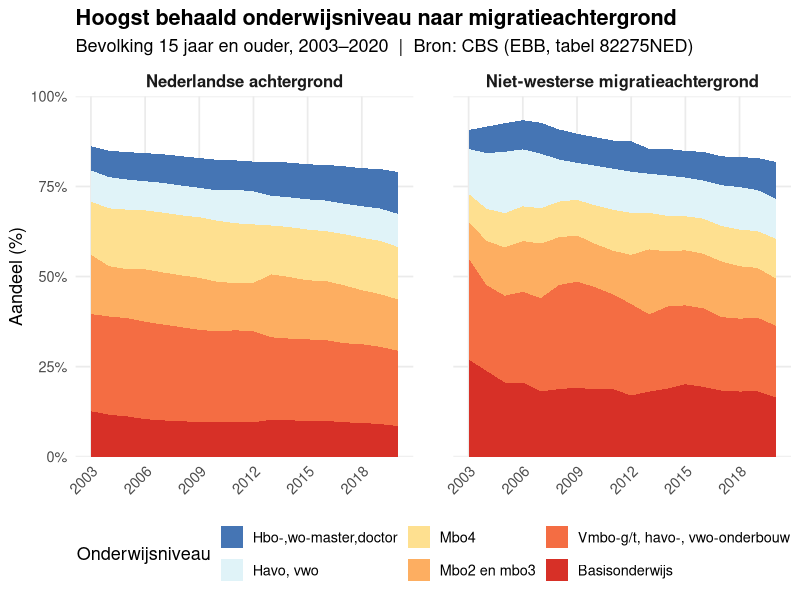

Write R code to recreate this figure. (Note: this script raises an error after producing the figure.)
## ---- chunk 1
#install.packages("tidyverse")
#install.packages("yaml")
#install.packages("rmarkdown")
#install.packages("readxl")

## ---- chunk 2
require(tidyverse)
require(rmarkdown)
require(yaml)
library(readxl)
## ---- chunk 3
edu_mig_dataset <-read.csv("data/Jaar_bevolking_migratie_achtergrond.csv", sep=";")
reg_mig_dataset <- read_xlsx("data/Ranglijst van de migratieachtergrond van inwoners per provincie in Nederland.xlsx")
reg_edu_dataset <- read_xlsx("data/Regionale_kerncijfers_Nederland_04062026_120418.xlsx")
## ---- chunk 4
summary(edu_mig_dataset)
## ---- chunk 5
summary(reg_mig_dataset)
## ---- chunk 6
summary(reg_edu_dataset)
## ---- chunk 7
edu_mig_dataset <-read.csv("data/Jaar_bevolking_migratie_achtergrond.csv", sep=";")
edu_mig_dataset$Geslacht <-replace(edu_mig_dataset$Geslacht,edu_mig_dataset$Geslacht == "T001038", "totaal mannen en vrouwen")


edu_mig_dataset$Leeftijd <- replace(edu_mig_dataset$Leeftijd, str_detect(edu_mig_dataset$Leeftijd, "20150",), "15 jaar of ouder")
edu_mig_dataset$Leeftijd <- replace(edu_mig_dataset$Leeftijd,edu_mig_dataset$Leeftijd=="21600", "75 jaar of ouder")
edu_mig_dataset$Leeftijd <- replace(edu_mig_dataset$Leeftijd,edu_mig_dataset$Leeftijd=="52052","15 tot 75 jaar")
edu_mig_dataset$Leeftijd <- replace(edu_mig_dataset$Leeftijd,edu_mig_dataset$Leeftijd=="53050","15 tot 25 jaar")
edu_mig_dataset$Leeftijd <- replace(edu_mig_dataset$Leeftijd,edu_mig_dataset$Leeftijd== "53500","25 tot 35 jaar")
edu_mig_dataset$Leeftijd <- replace(edu_mig_dataset$Leeftijd,edu_mig_dataset$Leeftijd== "53700", "35 tot 45 jaar")
edu_mig_dataset$Leeftijd <- replace(edu_mig_dataset$Leeftijd,edu_mig_dataset$Leeftijd== "53800", "45 tot 55 jaar")
edu_mig_dataset$Leeftijd <- replace(edu_mig_dataset$Leeftijd,edu_mig_dataset$Leeftijd=="53900","55 tot 65 jaar")
edu_mig_dataset$Leeftijd <- replace(edu_mig_dataset$Leeftijd,edu_mig_dataset$Leeftijd=="53925","65 to 75 jaar")

edu_mig_dataset$Migratieachtergrond <- replace(edu_mig_dataset$Migratieachtergrond,edu_mig_dataset$Migratieachtergrond== "1012600", "Nederlandse achtergrond")
edu_mig_dataset$Migratieachtergrond <- replace(edu_mig_dataset$Migratieachtergrond,edu_mig_dataset$Migratieachtergrond== "2012605","Met migratieachtergrond")
edu_mig_dataset$Migratieachtergrond <- replace(edu_mig_dataset$Migratieachtergrond,edu_mig_dataset$Migratieachtergrond=="2012655","Westerse migratieachtergrond")
edu_mig_dataset$Migratieachtergrond<- replace(edu_mig_dataset$Migratieachtergrond, edu_mig_dataset$Migratieachtergrond== "2012657","Niet-westerse migratieachtergrond")
edu_mig_dataset$Migratieachtergrond<- replace(edu_mig_dataset$Migratieachtergrond,edu_mig_dataset$Migratieachtergrond=="2012659","onbekende migratieachtergrond")
edu_mig_dataset$Migratieachtergrond<- replace(edu_mig_dataset$Migratieachtergrond,edu_mig_dataset$Migratieachtergrond=="T001040","Totaal")
edu_mig_dataset$Migratieachtergrond<- replace(edu_mig_dataset$Migratieachtergrond,edu_mig_dataset$Migratieachtergrond=="H008673","Marokko")
edu_mig_dataset$Migratieachtergrond<- replace(edu_mig_dataset$Migratieachtergrond,edu_mig_dataset$Migratieachtergrond=="H008766","Turkije")
edu_mig_dataset$Migratieachtergrond<- replace(edu_mig_dataset$Migratieachtergrond,edu_mig_dataset$Migratieachtergrond=="H008751", "Suriname")
edu_mig_dataset$Migratieachtergrond<- replace(edu_mig_dataset$Migratieachtergrond,edu_mig_dataset$Migratieachtergrond=="H007119","(voormalige) Nederlandse Antillen, Aruba")
edu_mig_dataset$Migratieachtergrond<- replace(edu_mig_dataset$Migratieachtergrond,edu_mig_dataset$Migratieachtergrond== "A008187","Overige niet-westerse migratieachgergrond ")

edu_mig_dataset$Perioden<- replace(edu_mig_dataset$Perioden,edu_mig_dataset$Perioden=="2003JJ00","2003")
edu_mig_dataset$Perioden<- replace(edu_mig_dataset$Perioden,edu_mig_dataset$Perioden=="2004JJ00","2004")
edu_mig_dataset$Perioden<- replace(edu_mig_dataset$Perioden,edu_mig_dataset$Perioden=="2005JJ00","2005")
edu_mig_dataset$Perioden<- replace(edu_mig_dataset$Perioden,edu_mig_dataset$Perioden=="2006JJ00","2006")
edu_mig_dataset$Perioden<- replace(edu_mig_dataset$Perioden,edu_mig_dataset$Perioden=="2007JJ00","2007")
edu_mig_dataset$Perioden<- replace(edu_mig_dataset$Perioden,edu_mig_dataset$Perioden=="2008JJ00","2008")
edu_mig_dataset$Perioden<- replace(edu_mig_dataset$Perioden,edu_mig_dataset$Perioden=="2009JJ00","2009")
edu_mig_dataset$Perioden<- replace(edu_mig_dataset$Perioden,edu_mig_dataset$Perioden=="2010JJ00","2010")
edu_mig_dataset$Perioden<- replace(edu_mig_dataset$Perioden,edu_mig_dataset$Perioden=="2011JJ00","2011")
edu_mig_dataset$Perioden<- replace(edu_mig_dataset$Perioden,edu_mig_dataset$Perioden=="2012JJ00","2012")
edu_mig_dataset$Perioden<- replace(edu_mig_dataset$Perioden, edu_mig_dataset$Perioden=="2013JJ00","2013")
edu_mig_dataset$Perioden<- replace(edu_mig_dataset$Perioden,edu_mig_dataset$Perioden=="2014JJ00","2014")
edu_mig_dataset$Perioden<-replace(edu_mig_dataset$Perioden,edu_mig_dataset$Perioden=="2015JJ00","2015")
edu_mig_dataset$Perioden<-replace(edu_mig_dataset$Perioden,edu_mig_dataset$Perioden=="2016JJ00","2016")
edu_mig_dataset$Perioden<- replace(edu_mig_dataset$Perioden,edu_mig_dataset$Perioden=="2017JJ00","2017")
edu_mig_dataset$Perioden<- replace(edu_mig_dataset$Perioden,edu_mig_dataset$Perioden=="2018JJ00","2018")
edu_mig_dataset$Perioden<- replace(edu_mig_dataset$Perioden,edu_mig_dataset$Perioden=="2019JJ00","2019")
edu_mig_dataset$Perioden<- replace(edu_mig_dataset$Perioden,edu_mig_dataset$Perioden=="2020JJ00","2020")

edu_mig_dataset$HoogstBehaaldOnderwijsniveau<-replace(edu_mig_dataset$HoogstBehaaldOnderwijsniveau,edu_mig_dataset$HoogstBehaaldOnderwijsniveau=="2018710","Basisonderwijs")
edu_mig_dataset$HoogstBehaaldOnderwijsniveau<- replace(edu_mig_dataset$HoogstBehaaldOnderwijsniveau,
                                                       edu_mig_dataset$HoogstBehaaldOnderwijsniveau=="2018720",
                                                       "Vmbo-g/t, havo-, vwo-onderbouw")
edu_mig_dataset$HoogstBehaaldOnderwijsniveau<-replace(edu_mig_dataset$HoogstBehaaldOnderwijsniveau,
                                                      edu_mig_dataset$HoogstBehaaldOnderwijsniveau=="2018760",
                                                      "Mbo2 en mbo3")
edu_mig_dataset$HoogstBehaaldOnderwijsniveau<-replace(edu_mig_dataset$HoogstBehaaldOnderwijsniveau,
                                                      edu_mig_dataset$HoogstBehaaldOnderwijsniveau=="2018770",
                                                      "Mbo4")
edu_mig_dataset$HoogstBehaaldOnderwijsniveau<-replace(edu_mig_dataset$HoogstBehaaldOnderwijsniveau,
                                                      edu_mig_dataset$HoogstBehaaldOnderwijsniveau=="2018780",
                                                      "Havo, vwo")
edu_mig_dataset$HoogstBehaaldOnderwijsniveau<-replace(edu_mig_dataset$HoogstBehaaldOnderwijsniveau,
                                                      edu_mig_dataset$HoogstBehaaldOnderwijsniveau=="2018800",
                                                      "Hbo-, wo-bachelor")
edu_mig_dataset$HoogstBehaaldOnderwijsniveau<-replace(edu_mig_dataset$HoogstBehaaldOnderwijsniveau,
                                                      edu_mig_dataset$HoogstBehaaldOnderwijsniveau=="2018810",
                                                      "Hbo-,wo-master,doctor")


## ---- chunk 8
reg_edu_dataset$`Regio's`<- replace(reg_edu_dataset$`Regio's`, reg_edu_dataset$`Regio's`== "Zeeland (PV)", "Zeeland")
reg_edu_dataset$`Regio's`<- replace(reg_edu_dataset$`Regio's`, reg_edu_dataset$`Regio's`== "Fryslân (PV)", "Friesland")
reg_edu_dataset$`Regio's`<- replace(reg_edu_dataset$`Regio's`, reg_edu_dataset$`Regio's`== "Drenthe (PV)", "Drenthe")
reg_edu_dataset$`Regio's`<- replace(reg_edu_dataset$`Regio's`, reg_edu_dataset$`Regio's`== "Flevoland (PV)", "Flevoland")
reg_edu_dataset$`Regio's`<- replace(reg_edu_dataset$`Regio's`, reg_edu_dataset$`Regio's`== "Limburg (PV)", "Limburg")
reg_edu_dataset$`Regio's`<- replace(reg_edu_dataset$`Regio's`, reg_edu_dataset$`Regio's`== "Overijssel (PV)", "Overijssel")
reg_edu_dataset$`Regio's`<- replace(reg_edu_dataset$`Regio's`, reg_edu_dataset$`Regio's`== "Gelderland (PV)", "Gelderland")
reg_edu_dataset$`Regio's`<- replace(reg_edu_dataset$`Regio's`, reg_edu_dataset$`Regio's`== "Groningen (PV)", "Groningen")
reg_edu_dataset$`Regio's`<- replace(reg_edu_dataset$`Regio's`, reg_edu_dataset$`Regio's`== "Noord-Brabant (PV)", "Noord-Brabant")
reg_edu_dataset$`Regio's`<- replace(reg_edu_dataset$`Regio's`, reg_edu_dataset$`Regio's`== "Noord-Holland (PV)", "Noord-Holland")
reg_edu_dataset$`Regio's`<- replace(reg_edu_dataset$`Regio's`, reg_edu_dataset$`Regio's`== "Zuid-Holland (PV)", "Zuid-Holland")
reg_edu_dataset$`Regio's`<- replace(reg_edu_dataset$`Regio's`, reg_edu_dataset$`Regio's`== "Utrecht (PV)", "Utrecht")
## ---- chunk 9
dataset <- reg_edu_dataset %>%
  filter(Perioden<2025)
## ---- chunk 10


## ---- chunk 11


# Bevolking kolom naar numeriek
edu_mig_dataset$Bevolking_1 <- as.numeric(trimws(edu_mig_dataset$Bevolking_1))

# Data voorbereiden
df_plot <- edu_mig_dataset %>%
  filter(
    Leeftijd            == "15 jaar of ouder",
    Migratieachtergrond %in% c("Nederlandse achtergrond", "Niet-westerse migratieachtergrond")
  ) %>%
  mutate(
    jaar   = as.integer(Perioden),
    niveau = factor(HoogstBehaaldOnderwijsniveau, levels = c(
      "Hbo-,wo-master,doctor",
      "Hbo-,wo-bachelor",
      "Havo, vwo",
      "Mbo4",
      "Mbo2 en mbo3",
      "Vmbo-g/t, havo-, vwo-onderbouw",
      "Basisonderwijs"
    ))
  ) %>%
  group_by(jaar, Migratieachtergrond, niveau) %>%
  summarise(bevolking = sum(Bevolking_1, na.rm = TRUE), .groups = "drop") %>%
  group_by(jaar, Migratieachtergrond) %>%
  mutate(pct = bevolking / sum(bevolking) * 100) %>%
  ungroup() %>%
  filter(!is.na(niveau), !is.na(pct), !is.na(jaar))

# Kleuren van laag naar hoog
kleuren <- c(
  "Basisonderwijs"                 = "#d73027",
  "Vmbo-g/t, havo-, vwo-onderbouw" = "#f46d43",
  "Mbo2 en mbo3"                   = "#fdae61",
  "Mbo4"                           = "#fee090",
  "Havo, vwo"                      = "#e0f3f8",
  "Hbo-, wo-bachelor"              = "#74add1",
  "Hbo-,wo-master,doctor"          = "#4575b4"
)

# Plot
ggplot(df_plot, aes(x = jaar, y = pct, fill = niveau)) +
  geom_area(stat = "identity", width = 0.9) +
  facet_wrap(~ Migratieachtergrond, ncol = 2) +
  scale_fill_manual(values = kleuren) +
  scale_x_continuous(breaks = seq(2003, 2020, by = 3)) +
  scale_y_continuous(
    labels = function(x) paste0(x, "%"),
    limits = c(0, 100),
    expand = c(0, 0)
  ) +
  labs(
    title    = "Hoogst behaald onderwijsniveau naar migratieachtergrond",
    subtitle = "Bevolking 15 jaar en ouder, 2003–2020  |  Bron: CBS (EBB, tabel 82275NED)",
    x        = NULL,
    y        = "Aandeel (%)",
    fill     = "Onderwijsniveau"
  ) +
  theme_minimal(base_size = 13) +
  theme(
    legend.position  = "bottom",
    strip.text       = element_text(face = "bold", size = 12),
    axis.text.x      = element_text(angle = 45, hjust = 1),
    panel.grid.minor = element_blank(),
    plot.title       = element_text(face = "bold"),
    panel.spacing    = unit(2, "lines")
  )



## ---- chunk 12

## ---- chunk 13

## ---- chunk 14
dataset$inmetro <- dataset$inmetro %>% as.factor()
# Boxplot of poverty rate by state using the 'midwest' dataset
ggplot(dataset, aes(x = inmetro, y = percadultpoverty)) +
  geom_boxplot() +
  labs(
    title = "Distribution of Poverty Rates by Metropolitan status (Midwest counties)",
    x = "Metropolitan Area",
    y = "Poverty Rate of Adults (%)"
  ) +
  theme_minimal() +
  theme(
    legend.position = "right"
  )


## ---- chunk 15
